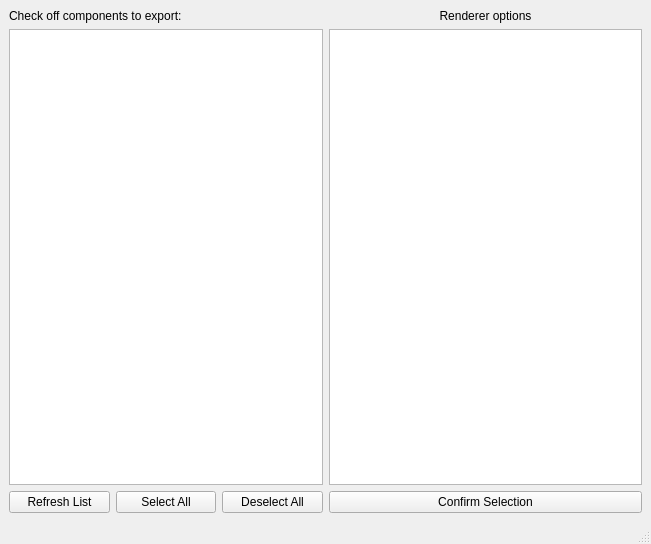
<?xml version="1.0" encoding="UTF-8"?>
<ui version="4.0">
 <class>MainWindow</class>
 <widget class="QMainWindow" name="MainWindow">
  <property name="geometry">
   <rect>
    <x>0</x>
    <y>0</y>
    <width>651</width>
    <height>544</height>
   </rect>
  </property>
  <property name="windowTitle">
   <string>Q3D Renderer</string>
  </property>
  <widget class="QWidget" name="centralwidget">
   <layout class="QGridLayout" name="gridLayout">
    <item row="0" column="0">
     <widget class="QLabel" name="instructionsLabel">
      <property name="text">
       <string>Check off components to export:</string>
      </property>
     </widget>
    </item>
    <item row="0" column="1">
     <widget class="QLabel" name="instructionsLabel_2">
      <property name="text">
       <string>Renderer options</string>
      </property>
      <property name="alignment">
       <set>Qt::AlignCenter</set>
      </property>
     </widget>
    </item>
    <item row="1" column="0">
     <widget class="QListView" name="listView"/>
    </item>
    <item row="1" column="1">
     <widget class="QTreeView_Base" name="treeView">
      <property name="rootIsDecorated">
       <bool>false</bool>
      </property>
     </widget>
    </item>
    <item row="2" column="0">
     <layout class="QHBoxLayout" name="horizontalLayout_4">
      <item>
       <widget class="QPushButton" name="refreshButton">
        <property name="text">
         <string>Refresh List</string>
        </property>
       </widget>
      </item>
      <item>
       <widget class="QPushButton" name="selectAllButton">
        <property name="text">
         <string>Select All</string>
        </property>
       </widget>
      </item>
      <item>
       <widget class="QPushButton" name="deselectAllButton">
        <property name="text">
         <string>Deselect All</string>
        </property>
       </widget>
      </item>
     </layout>
    </item>
    <item row="2" column="1">
     <layout class="QHBoxLayout" name="horizontalLayout" stretch="0">
      <item>
       <widget class="QPushButton" name="confirmButton">
        <property name="text">
         <string>Confirm Selection</string>
        </property>
       </widget>
      </item>
     </layout>
    </item>
   </layout>
  </widget>
  <widget class="QMenuBar" name="menubar">
   <property name="geometry">
    <rect>
     <x>0</x>
     <y>0</y>
     <width>651</width>
     <height>18</height>
    </rect>
   </property>
  </widget>
  <widget class="QStatusBar" name="statusbar"/>
 </widget>
 <customwidgets>
  <customwidget>
   <class>QTreeView_Base</class>
   <extends>QTreeView</extends>
   <header>.tree_view_base</header>
  </customwidget>
 </customwidgets>
 <resources>
  <include location="main_window_rc.qrc"/>
 </resources>
 <connections>
  <connection>
   <sender>selectAllButton</sender>
   <signal>clicked()</signal>
   <receiver>MainWindow</receiver>
   <slot>select_all()</slot>
   <hints>
    <hint type="sourcelabel">
     <x>242</x>
     <y>507</y>
    </hint>
    <hint type="destinationlabel">
     <x>325</x>
     <y>290</y>
    </hint>
   </hints>
  </connection>
  <connection>
   <sender>deselectAllButton</sender>
   <signal>clicked()</signal>
   <receiver>MainWindow</receiver>
   <slot>deselect_all()</slot>
   <hints>
    <hint type="sourcelabel">
     <x>408</x>
     <y>507</y>
    </hint>
    <hint type="destinationlabel">
     <x>325</x>
     <y>290</y>
    </hint>
   </hints>
  </connection>
  <connection>
   <sender>refreshButton</sender>
   <signal>clicked()</signal>
   <receiver>MainWindow</receiver>
   <slot>refresh()</slot>
   <hints>
    <hint type="sourcelabel">
     <x>89</x>
     <y>507</y>
    </hint>
    <hint type="destinationlabel">
     <x>325</x>
     <y>290</y>
    </hint>
   </hints>
  </connection>
  <connection>
   <sender>confirmButton</sender>
   <signal>clicked()</signal>
   <receiver>MainWindow</receiver>
   <slot>choose_checked_components()</slot>
   <hints>
    <hint type="sourcelabel">
     <x>485</x>
     <y>507</y>
    </hint>
    <hint type="destinationlabel">
     <x>325</x>
     <y>271</y>
    </hint>
   </hints>
  </connection>
 </connections>
 <slots>
  <slot>export_file()</slot>
  <slot>browse_folders()</slot>
  <slot>select_all()</slot>
  <slot>deselect_all()</slot>
  <slot>refresh()</slot>
  <slot>choose_checked_components()</slot>
 </slots>
</ui>
